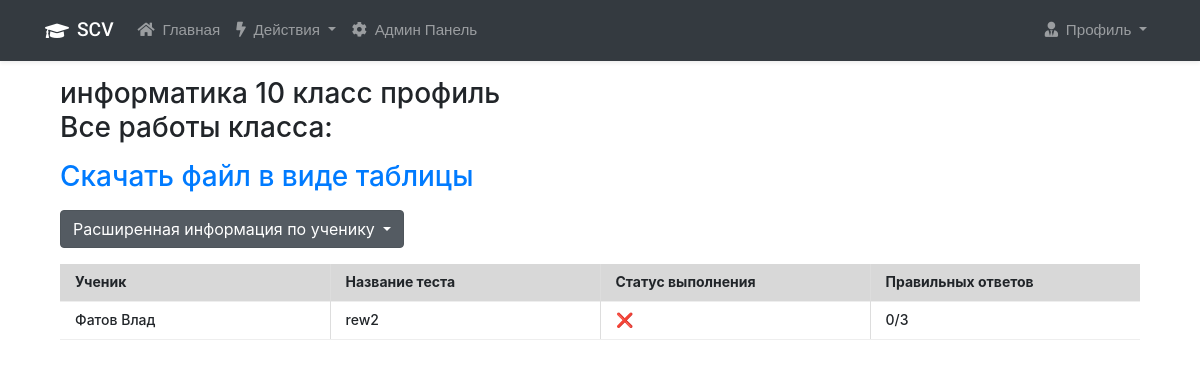
Page /teachers/show_result_detail/12/rew2 (signed in) on the earlier database version.
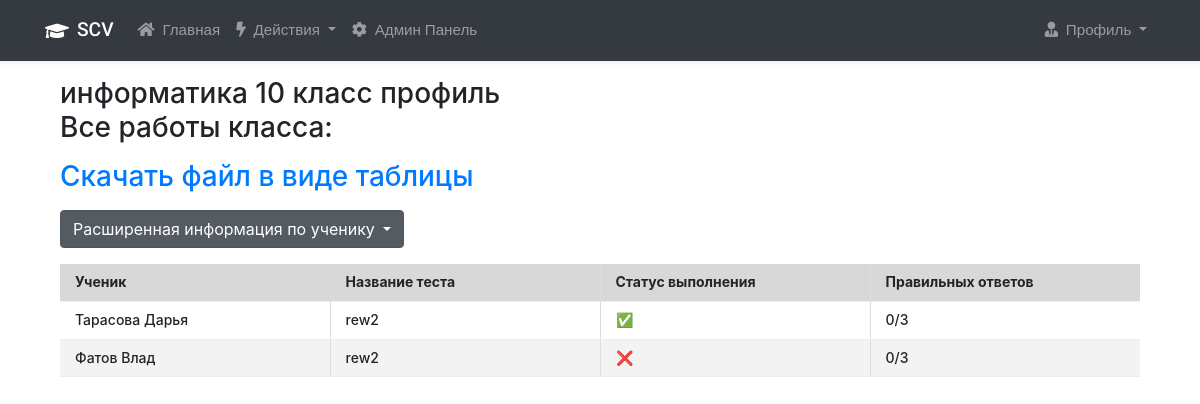
Same page on the later database version.
### user_app/models.py (models this page shows)
class UserTest(models.Model):
    title = models.CharField(max_length=255)
    user = models.ForeignKey('CustomUser', on_delete=models.CASCADE)
    tasks_id = models.CharField(max_length=255, null=True, blank=True)
    is_complete = models.BooleanField(default=False)
    right_answers = models.IntegerField(blank=True, default=0)
    number_of_attempts = models.IntegerField(blank=True, default=1)
    current_attempts = models.IntegerField(default=0)
    def __str__(self):
        return self.title
    class Meta:
        verbose_name = 'Тесты пользователя'
        verbose_name_plural = 'Тесты пользователей'

class CustomUser(AbstractUser):
    open_password = models.CharField(max_length=255, verbose_name='Пароль')

### teacher_app/views.py (the view)
# urls.py: path('show_result_detail/<int:class_id>/<title>', views.show_result_detail, name='show-result-detail'),
@login_required()
def show_result_detail(request, class_id, title):
    users_id = [user.id for user in get_users_in_group(class_id)]
    usertests = UserTest.objects.filter(title=title.replace('\\', '/'), user_id__in=users_id)
    print(users_id)
    print(usertests)
    try:
        count_tasks = len(ast.literal_eval(Test.objects.get(title=title.replace('\\', '/')).task_numbers))
    except Test.DoesNotExist as error:
        count_tasks = TestNewFormat.objects.get(title=title.replace('\\', '/')).number_of_inputs
    from utils.utils import create_excel_table, restyles_excel_file
    filename = f'{title}-{class_id}.xlsx'
    data = {
        "Ученик": [],
        "Название теста": [],
        "ID заданий": [],
        "Кол-во правильных ответов": [],
        "Процент выполнения работы": []
    }
    for usertest in usertests:
        data['Ученик'].append(f"{usertest.user.first_name} {usertest.user.last_name}")
        data['Название теста'].append(f"{usertest.title}")
        data['ID заданий'].append(f"{usertest.tasks_id}")
        data['Кол-во правильных ответов'].append(f"{usertest.right_answers}")
        data['Процент выполнения работы'].append(f"{ (usertest.right_answers * 100) / count_tasks }%")
    create_excel_table(filename=filename, data=data)
    restyles_excel_file(filename=filename)
    first_user = get_users_in_group(class_id)[0]
    user_group = get_user_groups(first_user)[0]
    class_name = Group.objects.get(pk=user_group)
    context = {
        'title': 'Результаты класса',
        'usertests': usertests,
        'class_name': class_name,
        'count_tasks': count_tasks,
        'active_block': 'Мои классы',
        'filename': filename.replace('\\', '%5c'),
    }
    return render(request, 'teacher_app/show_result_detail.html', context=context)

### teacher_app/views.py (called while the page is built)
def get_users_in_group(group_id):
    try:
        group = Group.objects.get(id=group_id)
        users = group.user_set.all()
        return users
    except ObjectDoesNotExist:
        return None

### templatetags/custom_filters.py (called while the page is built)
@register.filter
def replace_to_backslashes(value):
    return value.replace('/', '%5c')

### utils/utils.py (called while the page is built)
def create_excel_table(data: dict[str, list], filename: str, sheet_name: str = 'Sheet1'):
    df = pd.DataFrame(data)
    if not os.path.exists('static/excel_files'):
        os.makedirs('static/excel_files')
    filepath = os.path.join('static/excel_files', filename)
    df.to_excel(filepath, index=False, sheet_name=sheet_name)
    return filepath

def get_user_groups(user):
    return [group.id for group in user.groups.all()]

### teacher_app/templates/teacher_app/show_result_detail.html (shortened to what this page needs)
{% extends 'base-special.html' %}
{% load static %}
{% load replace_to_backslashes %}
{% block main %}
<div class="h3">{{ class_name }}<div>
<div class="h3 mb-3">Все работы класса:</div>
<div class="mb-3">
    <a download href="https://{{ request.get_host }}/static/excel_files/{{ filename }}">Скачать файл в виде таблицы</a>
</div>
<div class="dropdown show mb-3">
    <a class="btn btn-secondary dropdown-toggle" href="#" role="button" id="dropdownResultsByUserLink" data-toggle="dropdown" aria-haspopup="true" aria-expanded="false">
      Расширенная информация по ученику
    </a>
  </div>
{% if usertests %}
<table class="table">
    <thead>
        <tr>
            <th>Ученик</th>
            <th>Название теста</th>
            <th>Статус выполнения</th>
            <th>Правильных ответов</th>
        </tr>
    </thead>
    <tbody>
        {% for usertest in usertests %}
            <tr>
                <td>{{ usertest.user.first_name }} {{ usertest.user.last_name }}</td>
                <td>{{ usertest.title }}</td>
                <td>{% if usertest.is_complete %} ✅ {% else %} ❌ {% endif %}</td>
                <td>{{ usertest.right_answers }}/{{ count_tasks }}</td>
            </tr>
        {% endfor %}
    </tbody>
</table>
{% else %}
<h2>Пока нет работ класса</h2>
{% endif %}
{% endblock %}

Differences in the rows shown:
added UserTest: user.first_name "Тарасова", user.last_name "Дарья", title "rew2", right_answers "0", count_tasks "3"
